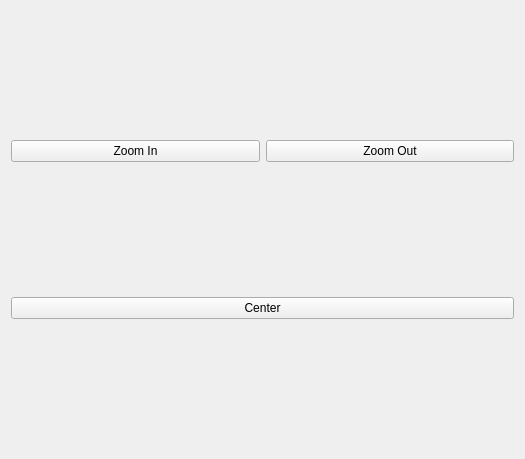
<?xml version="1.0" encoding="UTF-8"?>
<ui version="4.0">
 <class>ControlForm</class>
 <widget class="QWidget" name="ControlForm">
  <property name="geometry">
   <rect>
    <x>0</x>
    <y>0</y>
    <width>525</width>
    <height>459</height>
   </rect>
  </property>
  <property name="windowTitle">
   <string>Form</string>
  </property>
  <layout class="QGridLayout" name="gridLayout">
   <item row="0" column="0">
    <widget class="QPushButton" name="pushButtonZoomIn">
     <property name="text">
      <string>Zoom In</string>
     </property>
    </widget>
   </item>
   <item row="0" column="1">
    <widget class="QPushButton" name="pushButtonZoomOut">
     <property name="text">
      <string>Zoom Out</string>
     </property>
    </widget>
   </item>
   <item row="1" column="0" colspan="2">
    <widget class="QPushButton" name="pushButtonCenter">
     <property name="text">
      <string>Center</string>
     </property>
    </widget>
   </item>
  </layout>
 </widget>
 <resources/>
 <connections/>
</ui>
